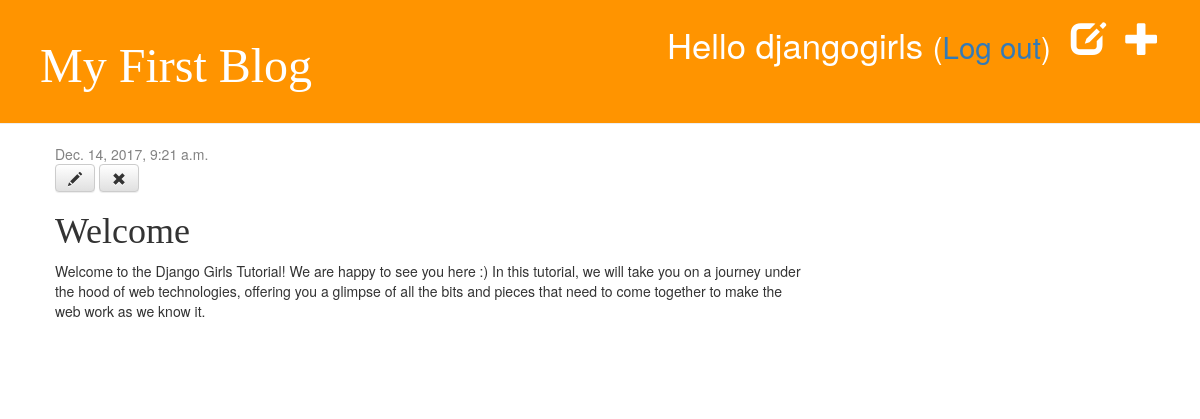
The app's page /post/1 (signed in) with its own data.
### blog/models.py (models this page shows, shortened)
class Post(models.Model):
    author = models.ForeignKey('auth.User')
    title = models.CharField(max_length=200)
    text = models.TextField()
    created_date = models.DateTimeField(
        default=timezone.now)
    published_date = models.DateTimeField(
        blank=True, null=True)

### blog/views.py (the view)
# urls.py: url(r'^post/(?P<pk>\d+)$', views.post_detail, name='post_detail'),
@login_required
def post_detail(request, pk):
    context = {}
    post = get_object_or_404(Post, pk=pk)
    context['post'] = post
    return render(request, 'blog/post_detail.html', context)

### blog/templates/blog/post_detail.html
{% extends 'blog/base.html' %}
{% block content %}
<div class="post">
    {% if post.published_date %}
    <div class="date">
        {{ post.published_date }}
    </div>
    {% else %}
    <a class="btn btn-default" href="{% url 'post_publish' pk=post.pk %}">Publish</a>
    {% endif %}
    {% if user.is_authenticated %}
    <a class="btn btn-default" href="{% url 'post_edit' pk=post.pk %}"><span class="glyphicon glyphicon-pencil"></span></a>
    <a class="btn btn-default" href="{% url 'post_remove' pk=post.pk %}"><span class="glyphicon glyphicon-remove"></span></a>
    {% endif %}
    <h1>{{ post.title }}</h1>
    <p>{{ post.text|linebreaksbr }}</p>
</div>
{% endblock %}

### blog/templates/blog/base.html (shortened to what this page needs)
{% load staticfiles %}
<html>
<head>
    <link rel="stylesheet" href="//maxcdn.bootstrapcdn.com/bootstrap/3.2.0/css/bootstrap.min.css">
    <link rel="stylesheet" href="//maxcdn.bootstrapcdn.com/bootstrap/3.2.0/css/bootstrap-theme.min.css">
    <link rel="stylesheet" href="{% static 'css/blog.css' %}">
</head>
<body>
<div class="page-header">
    {% if user.is_authenticated %}
    <a href="{% url 'post_new' %}" class="top-menu"><span class="glyphicon glyphicon-plus"></span></a>
    <a href="{% url 'post_draft_list' %}" class="top-menu"><span class="glyphicon glyphicon-edit"></span></a>
    <p class="top-menu">Hello {{ user.username }} <small>(<a href="{% url 'logout' %}">Log out</a>)</small></p>
    {% else %}
    <a href="{% url 'login' %}" class="top-menu"><span class="glyphicon glyphicon-lock"></span></a>
    {% endif %}
    <h1><a href="/">My First Blog</a></h1>
</div>
<div class="content container">
    <div class="row">
        <div class="col-md-8">
            {% block content %}
            {% endblock %}
        </div>
    </div>
</div>
</body>
</html>

### blog/static/css/blog.css (style rules this page uses)
.page-header { background-color: #ff9400; margin-top: 0; padding: 20px 20px 20px 40px; }
.page-header h1, .page-header h1 a, .page-header h1 a:visited, .page-header h1 a:active { color: #ffffff; font-size: 36pt; text-decoration: none; }
.content { margin-left: 40px; }
h1, h2, h3, h4 { font-family: 'Lobster', cursive; }
.date { color: #828282; }
.top-menu, .top-menu:hover, .top-menu:visited { color: #ffffff; float: right; font-size: 26pt; margin-right: 20px; }
.post { margin-bottom: 70px; }

### records on screen
Post: published_date "Dec. 14, 2017, 9:21 a.m.", title "Welcome", text "Welcome to the Django Girls Tutorial! We are happy to see you here :) In this tutorial, we will take you on a journey under the hood of web technologies, offering you a glimpse of all the bits and pieces that need to come together to make the web work as we know it."

### other values on screen
{{ user.username }} "djangogirls"
